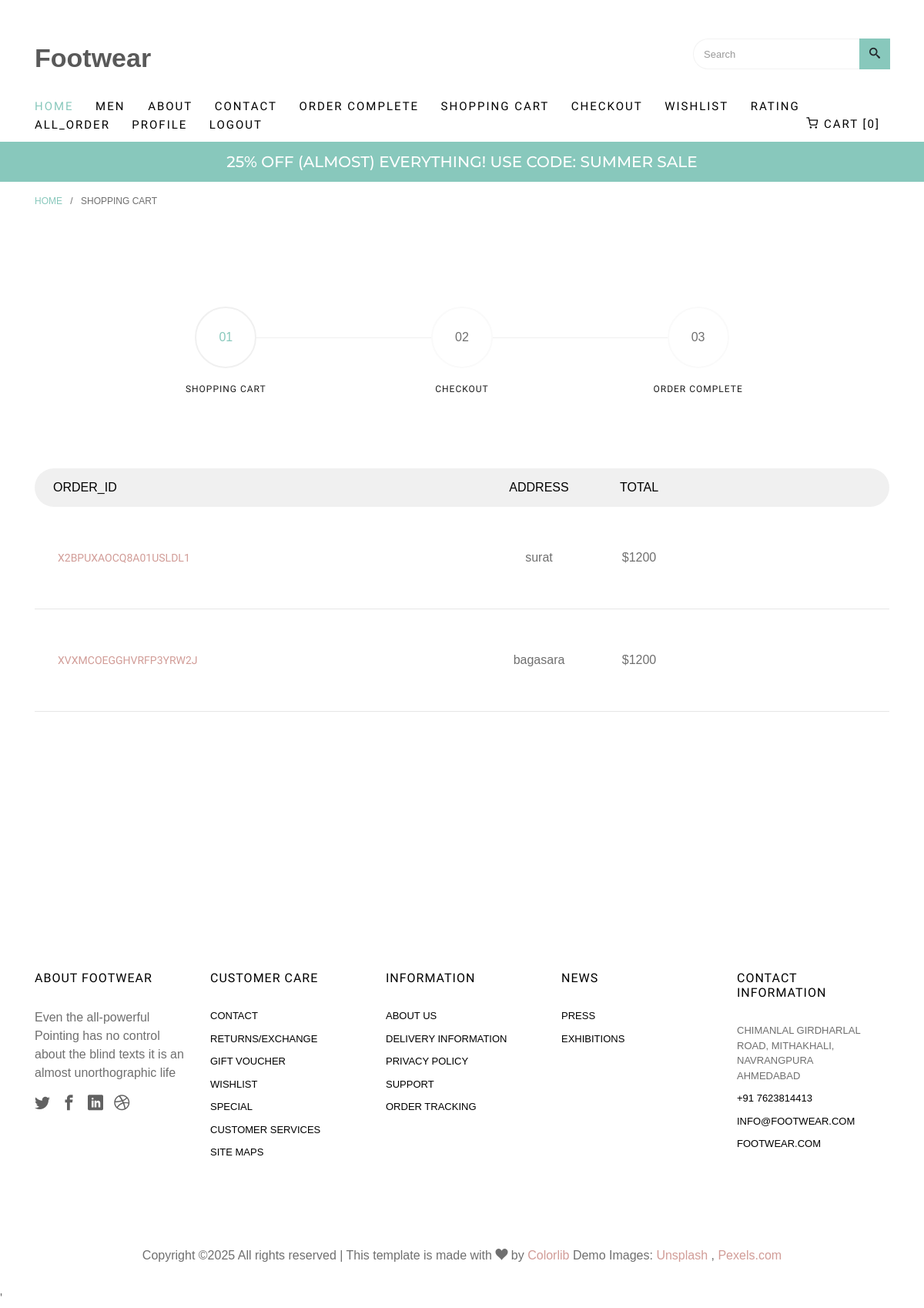
The page /all_order (signed in) on the database as committed earlier.
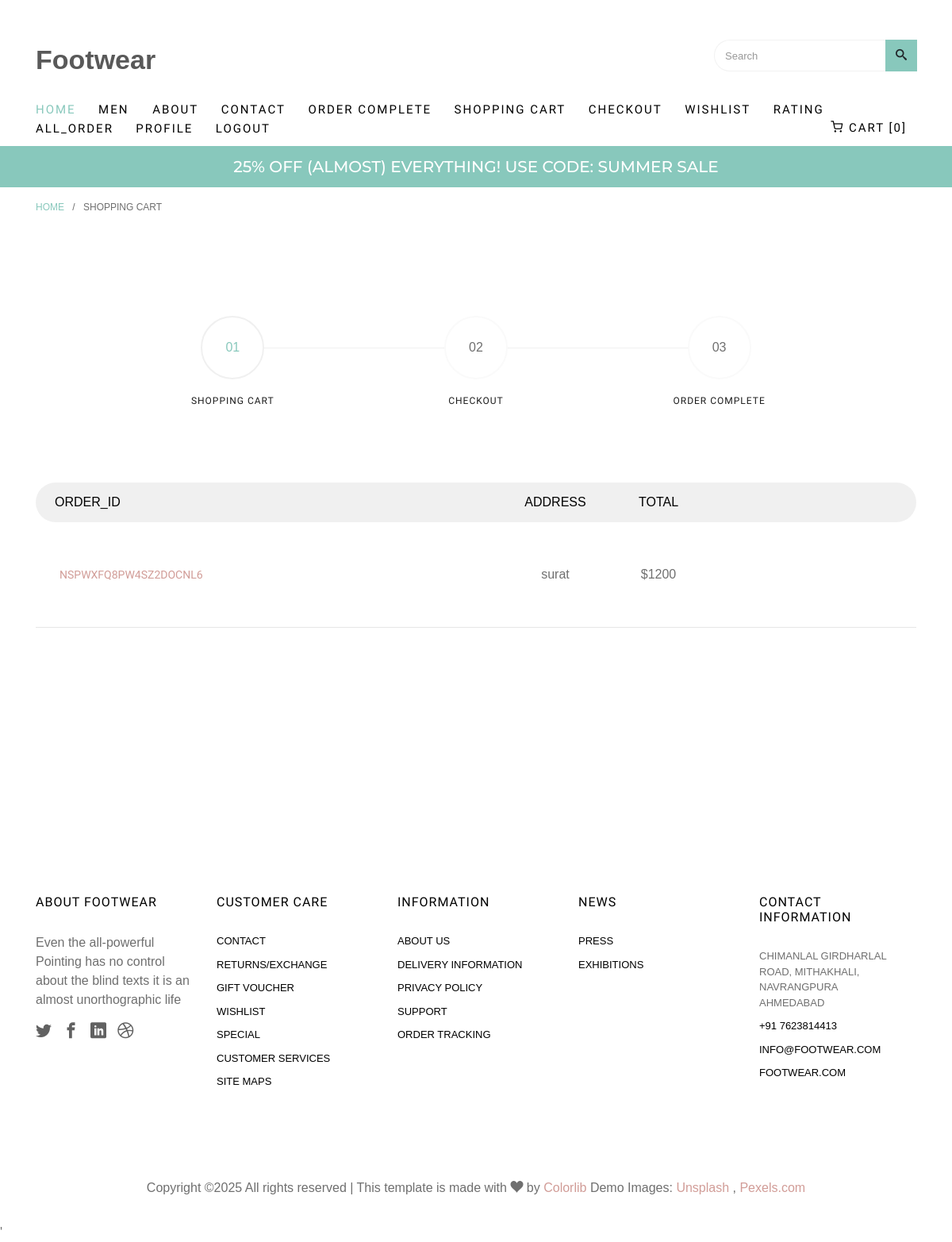
The same page on the database as committed later.
### shopapp/models.py (models this page shows, shortened)
class order(models.Model):
    order_id=models.CharField(max_length=20)
    user=models.ForeignKey(register,on_delete=models.CASCADE)
    address=models.ForeignKey(checkout_page,on_delete=models.CASCADE)
    product=models.ManyToManyField(add_to_cart)
    total=models.IntegerField(blank=True,null=True)
    datetime=models.DateTimeField(auto_now_add=True,blank=True,null=True)

class checkout_page(models.Model):
    register=models.ForeignKey(register,on_delete=models.CASCADE,blank=True,null=True)
    name=models.CharField(max_length=50,blank=True,null=True)
    email=models.EmailField(max_length=50)
    address=models.CharField(max_length=50)
    message=models.CharField(max_length=50,blank=True,null=True)
    phone=models.IntegerField()

### shopapp/views.py (the view)
# urls.py: path('all_order', views.all_order, name='all_order'),
def all_order(request):
    uid=register.objects.get(email=request.session['email'])
    odr=order.objects.filter(user=uid)
    print(odr)
    co={
        "odr":odr,
    }
    return render(request,"all_order.html",co)

### shopapp/templates/all_order.html
{% extends 'index.html'%}
{% load static %}
{% block content %}
		<div class="breadcrumbs">
			<div class="container">
				<div class="row">
					<div class="col">
						<p class="bread"><span><a href="index.html">Home</a></span> / <span>Shopping Cart</span></p>
					</div>
				</div>
			</div>
		</div>
		<div class="colorlib-product">
			<div class="container">
				<div class="row row-pb-lg">
					<div class="col-md-10 offset-md-1">
						<div class="process-wrap">
							<div class="process text-center active">
								<p><span>01</span></p>
								<h3>Shopping Cart</h3>
							</div>
							<div class="process text-center">
								<p><span>02</span></p>
								<h3>Checkout</h3>
							</div>
							<div class="process text-center">
								<p><span>03</span></p>
								<h3>Order Complete</h3>
							</div>
						</div>
					</div>
				</div>
				<div class="row row-pb-lg">
					<div class="col-md-12">
						<div class="product-name d-flex">
							<div class="one-forth text-left px-4">
								<span>Order_id</span>
							</div>
							<div class="one-eight text-center">
								<span>Address</span>
							</div>
							<div class="one-eight text-center">
								<span>Total</span>
							</div>
						</div>
						{% for i in odr %}
						<div class="product-cart d-flex">
							<div class="one-forth">
								<div class="display-tc">
									<h3><a href="/single_order/{{i.order_id}}">{{i.order_id}}</a></h3>
								</div>
							</div>
							<div class="one-eight text-center">
								<div class="display-tc">
									<span class="price">{{i.address.address}}</span>
								</div>
							</div>
							<div class="one-eight text-center">
								<div class="display-tc">
									<span class="price">${{i.total}}</span>
								</div>
							</div>
						</div>
						{% endfor %}
					</div>
				</div>
			</div>
		</div>
{% endblock %}

Rows that differ between the two databases and show on the page:
removed order: order_id "X2BPUXAOCQ8A01USLDL1", address.address "surat", total "1200"
removed order: order_id "XVXMCOEGGHVRFP3YRW2J", address.address "bagasara", total "1200"
added order: order_id "NSPWXFQ8PW4SZ2DOCNL6", address.address "surat", total "1200"
